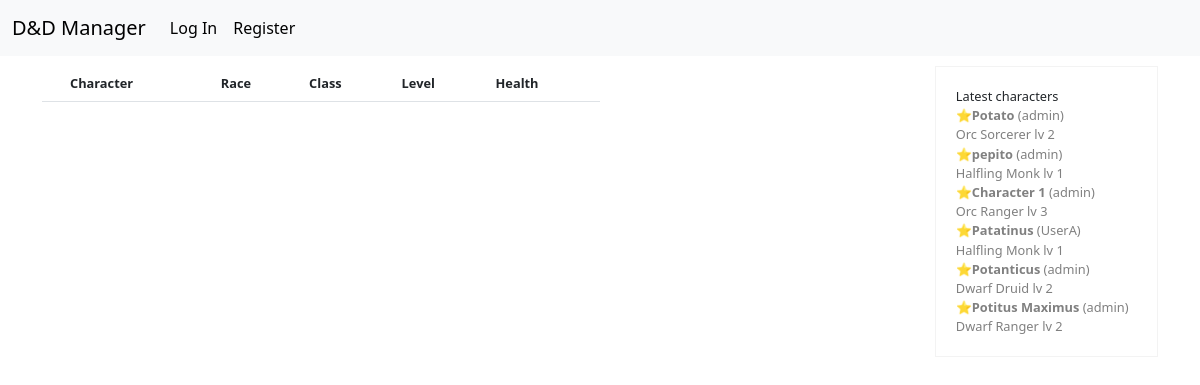
The page / on the database its author committed.
### sheet/models.py (models this page shows, shortened)
class Character(models.Model):
    player = models.ForeignKey(User, on_delete=models.CASCADE, related_name="user_player")
    name = models.CharField(max_length=100)
    level = models.IntegerField(default=1, validators=[MinValueValidator(1), MaxValueValidator(20)])
    image = models.URLField(blank=True)
    hp = models.IntegerField(default=1)
    currenthp = models.IntegerField(default=1)
    alignment = models.CharField(blank=True, max_length=50)
    background = models.CharField(blank=True, max_length=50)
    traits = models.CharField(blank=True, max_length= 50)
    ideals = models.CharField(blank=True, max_length= 50)
    bonds = models.CharField(blank=True, max_length= 50)
    flaws = models.CharField(blank=True, max_length= 50)
    initiative = models.IntegerField(default=10)
    armorclass = models.IntegerField(default=10)
    speed = models.IntegerField(default=30)
    inspiration = models.BooleanField(default=False)
    BARBARIAN = 'Barbarian'
    BARD = 'Bard'
    CLERIC = 'Cleric'
    DRUID = 'Druid'
    FIGHTER = 'Fighter'
    MONK = 'Monk'
    PALADIN = 'Paladin'
    RANGER = 'Ranger'
    ROGUE = 'Rogue'
    SORCERER = 'Sorcerer'
    WARLOCK = 'Warlock'
    WIZARD = 'Wizard'
    CLASS_CHOICES = [
        (BARBARIAN, 'Barbarian'),
        (BARD, 'Bard'),
        (CLERIC, 'Cleric'),
        (DRUID, 'Druid'),
        (FIGHTER, 'Fighter'),
        (MONK, 'Monk'),
        (PALADIN, 'Paladin'),
        (RANGER, 'Ranger'),
        (ROGUE, 'Rogue'),
        (SORCERER, 'Sorcerer'),
        (WARLOCK, 'Warlock'),
        (WIZARD, 'Wizard'),
    ]
    character_class = models.CharField(default=BARBARIAN, max_length=20, choices=CLASS_CHOICES)
    HUMAN = "Human"
    HALFHUMAN = "Half-Human"
    DWARF = "Dwarf"
    HALFLING = "Halfling"
    ORC = "Orc"
    GNOME = "Gnome"
    ELF = "Elf"
    HALFELF = "Half-Elf"
    TIEFLING = "Tiefling"
    RACE_CHOICES = [
        (HUMAN, "Human"),
        (HALFHUMAN, "Half-Human"),
        (DWARF, "Dwarf"),
        (HALFLING, "Halfling"),
        (ORC, "Orc"),
        (GNOME, "Gnome"),
        (ELF, "Elf"),
        (HALFELF, "Half-Elf"),
        (TIEFLING, "Tiefling")
    ]
    race = models.CharField(default=HUMAN, max_length=50, choices=RACE_CHOICES)
    strength = models.IntegerField(default=10, validators=[MinValueValidator(1), MaxValueValidator(20)])
    dexterity = models.IntegerField(default=10, validators=[MinValueValidator(1), MaxValueValidator(20)])
    constitution = models.IntegerField(default=10, validators=[MinValueValidator(1), MaxValueValidator(20)])
    intelligence = models.IntegerField(default=10, validators=[MinValueValidator(1), MaxValueValidator(20)])
    wisdom = models.IntegerField(default=10, validators=[MinValueValidator(1), MaxValueValidator(20)])
    charisma = models.IntegerField(default=10, validators=[MinValueValidator(1), MaxValueValidator(20)])
    strength_bonus = models.IntegerField(blank=True, null=True)
    dexterity_bonus = models.IntegerField(blank=True, null=True)
    constitution_bonus = models.IntegerField(blank=True, null=True)
    intelligence_bonus = models.IntegerField(blank=True, null=True)
    wisdom_bonus = models.IntegerField(blank=True, null=True)
    charisma_bonus = models.IntegerField(blank=True, null=True)
    ATHLETICS = "Athletics"
    ACROBATICS = "Acrobatics"
    SLEIGHTOFHAND = "Sleight of Hand"
    STEALTH = "Stealth"
    ARCANA = "Arcana"
    HISTORY = "History"
    INVESTIGATION = "Investigation"
    NATURE = "Nature"
    RELIGION = "Religion"
    ANIMALHANDLING = "Animal Handling"
    INSIGHT = "Insight"
    MEDICINE = "Medicine"
    PERCEPTION = "Perception"
    SURVIVAL = "Survival"
    DECEPTION = "Deception"
    INTIMIDATION = "Intimidation"
    PERFORMANCE = "Performance"
    PERSUASION = "Persuasion"
    SKILLS_CHOICES = [
        (ATHLETICS, "Athletics"),
        (ACROBATICS, "Acrobatics"),
        (SLEIGHTOFHAND, "Sleight of Hand"),
        (STEALTH, "Stealth"),
        (ARCANA, "Arcana"),
        (HISTORY, "History"),
        (INVESTIGATION, "Investigation"),
        (NATURE, "Nature"),
        (RELIGION, "Religion"),
        (ANIMALHANDLING, "Animal Handling"),
        (INSIGHT, "Insight"),
        (MEDICINE, "Medicine"),
        (PERCEPTION, "Perception"),
        (SURVIVAL, "Survival"),
        (DECEPTION, "Deception"),
        (INTIMIDATION, "Intimidation"),
        (PERFORMANCE, "Performance"),
        (PERSUASION, "Persuasion")
    ]
    skills = models.CharField(max_length=500, null=True, blank=True)
    inventorylist = models.ManyToManyField("Item", through="CharacterItem", blank=True, related_name="users_inventorylist")
    temp_inventory = models.CharField(max_length=100, blank=True, null=True, default="None")
    spells = models.ManyToManyField("Spell", blank=True, related_name="users_spells")
    coin_gold = models.PositiveIntegerField(default=0, blank=False)
    coin_silver = models.PositiveIntegerField(default=0, blank=False)
    coin_copper = models.PositiveIntegerField(default=0, blank=False)

class User(AbstractUser):
    pass

### sheet/views.py (the view)
# urls.py: path("", views.index, name="index"),
def index(request):
    characters = Character.objects.order_by('-id')
    return render(request, "index.html", {
        "characters": characters,
    })

### sheet/templates/index.html (shortened to what this page needs)
{% extends "layout.html" %}
{% load static %}
{% block style %}
    <link rel="stylesheet" href="{% static 'index.css' %}">
{% endblock %}
{% block body %}
<div class="container">
    <table class="table table-striped table-hover column-left">
        <thead>
            <tr>
                <th scope="col-sm-" style="width: 20px;"> </th>
                <th scope="col">Character</th>
                <th scope="col">Race</th>
                <th scope="col">Class</th>
                <th scope="col">Level</th>
                <th scope="col">Health</th>
            </tr>
        </thead>
    </table>
    <div class="column-right" style="min-width: 20%;">
        Latest characters
        {% for i in characters %}
            {% if i.player != request.user %}
                <div class="character-card">
                    <p>⭐<b>{{ i.name }}</b> ({{ i.player }})</p>
                    <p><span>{{ i.race }} {{ i.character_class }} lv {{ i.level }}</span></p>
                </div>
            {% else %}
                <div class="character-card">
                    <p>⭐<b><a href="{% url 'character_page' i.pk %}">{{ i.name }}</a></b> ({{ i.player }})</p>
                    <p><span>{{ i.race }} {{ i.character_class }} lv {{ i.level }}</span></p>
                </div>
            {% endif %}
        {% endfor %}
    </div>
</div>
{% endblock %}

### sheet/static/index.css (style rules this page uses)
.container { width: 100vw; margin-top: 10px; }
.column-left { float: left; width: 50%; font-size: 12px; margin-bottom: 5px; font-size: .8rem; }
.character-card { color: gray; font-size: .8rem; }
.character-card p { margin-bottom: 0px; }
.column-right { align-self: right; height: fit-content; border: 1px solid rgb(243, 243, 243); padding: 20px; margin-right: 0px; margin-left: auto; font-size: .8em; }
@media (min-width: 701px) { .column-right { display: block; float: right; } }
@media (min-width: 701px) { .column-left { float:left } }

### rows shown on the page
Character: name "Potato", player "admin", race "Orc", character_class "Sorcerer", level "2"
Character: name "pepito", player "admin", race "Halfling", character_class "Monk", level "1"
Character: name "Character 1", player "admin", race "Orc", character_class "Ranger", level "3"
Character: name "Patatinus", player "UserA", race "Halfling", character_class "Monk", level "1"
Character: name "Potanticus", player "admin", race "Dwarf", character_class "Druid", level "2"
Character: name "Potitus Maximus", player "admin", race "Dwarf", character_class "Ranger", level "2"
